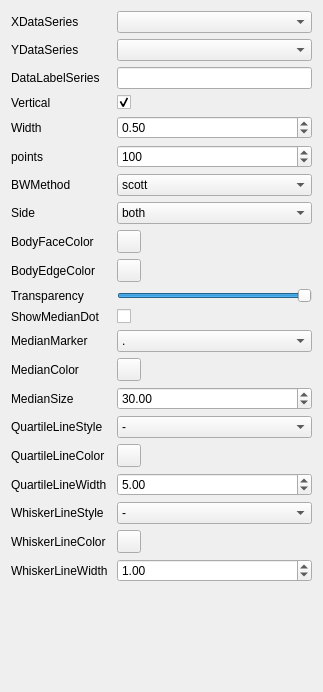
<?xml version="1.0" encoding="UTF-8"?>
<ui version="4.0">
 <class>Form</class>
 <widget class="QWidget" name="Form">
  <property name="geometry">
   <rect>
    <x>0</x>
    <y>0</y>
    <width>323</width>
    <height>692</height>
   </rect>
  </property>
  <property name="windowTitle">
   <string>Form</string>
  </property>
  <layout class="QVBoxLayout" name="verticalLayout">
   <item>
    <layout class="QFormLayout" name="formLayout">
     <item row="0" column="0">
      <widget class="QLabel" name="label_38">
       <property name="text">
        <string>XDataSeries</string>
       </property>
      </widget>
     </item>
     <item row="0" column="1">
      <widget class="QComboBox" name="x_series_combo"/>
     </item>
     <item row="1" column="0">
      <widget class="QLabel" name="y_series_label">
       <property name="minimumSize">
        <size>
         <width>100</width>
         <height>0</height>
        </size>
       </property>
       <property name="text">
        <string>YDataSeries</string>
       </property>
      </widget>
     </item>
     <item row="1" column="1">
      <widget class="QComboBox" name="y_series_combo">
       <property name="maximumSize">
        <size>
         <width>16777215</width>
         <height>16777215</height>
        </size>
       </property>
      </widget>
     </item>
     <item row="2" column="0">
      <widget class="QLabel" name="label_24">
       <property name="text">
        <string>DataLabelSeries</string>
       </property>
      </widget>
     </item>
     <item row="2" column="1">
      <widget class="QLineEdit" name="data_label_line">
       <property name="maximumSize">
        <size>
         <width>16777215</width>
         <height>16777215</height>
        </size>
       </property>
      </widget>
     </item>
     <item row="3" column="0">
      <widget class="QLabel" name="label_3">
       <property name="text">
        <string>Vertical</string>
       </property>
      </widget>
     </item>
     <item row="3" column="1">
      <widget class="QCheckBox" name="vertical_check">
       <property name="text">
        <string/>
       </property>
       <property name="checked">
        <bool>true</bool>
       </property>
      </widget>
     </item>
     <item row="4" column="0">
      <widget class="QLabel" name="label_25">
       <property name="text">
        <string>Width</string>
       </property>
      </widget>
     </item>
     <item row="4" column="1">
      <widget class="QDoubleSpinBox" name="width_spin">
       <property name="minimum">
        <double>0.010000000000000</double>
       </property>
       <property name="singleStep">
        <double>0.100000000000000</double>
       </property>
       <property name="value">
        <double>0.500000000000000</double>
       </property>
      </widget>
     </item>
     <item row="5" column="0">
      <widget class="QLabel" name="label_33">
       <property name="text">
        <string>points</string>
       </property>
      </widget>
     </item>
     <item row="5" column="1">
      <widget class="QSpinBox" name="points_spin">
       <property name="minimum">
        <number>10</number>
       </property>
       <property name="maximum">
        <number>1000000</number>
       </property>
       <property name="value">
        <number>100</number>
       </property>
      </widget>
     </item>
     <item row="6" column="0">
      <widget class="QLabel" name="label_4">
       <property name="text">
        <string>BWMethod</string>
       </property>
      </widget>
     </item>
     <item row="6" column="1">
      <widget class="QComboBox" name="method_combo">
       <item>
        <property name="text">
         <string>scott</string>
        </property>
       </item>
       <item>
        <property name="text">
         <string>silverman</string>
        </property>
       </item>
      </widget>
     </item>
     <item row="7" column="0">
      <widget class="QLabel" name="label_16">
       <property name="text">
        <string>Side</string>
       </property>
      </widget>
     </item>
     <item row="7" column="1">
      <widget class="QComboBox" name="side_combo">
       <item>
        <property name="text">
         <string>both</string>
        </property>
       </item>
       <item>
        <property name="text">
         <string>low</string>
        </property>
       </item>
       <item>
        <property name="text">
         <string>high</string>
        </property>
       </item>
      </widget>
     </item>
     <item row="8" column="0">
      <widget class="QLabel" name="label_5">
       <property name="text">
        <string>BodyFaceColor</string>
       </property>
      </widget>
     </item>
     <item row="8" column="1">
      <widget class="QToolButton" name="body_face_color_btn">
       <property name="text">
        <string/>
       </property>
      </widget>
     </item>
     <item row="9" column="0">
      <widget class="QLabel" name="label">
       <property name="text">
        <string>BodyEdgeColor</string>
       </property>
      </widget>
     </item>
     <item row="9" column="1">
      <widget class="QToolButton" name="body_edge_color_btn">
       <property name="text">
        <string/>
       </property>
      </widget>
     </item>
     <item row="10" column="0">
      <widget class="QLabel" name="label_43">
       <property name="text">
        <string>Transparency</string>
       </property>
      </widget>
     </item>
     <item row="10" column="1">
      <widget class="QSlider" name="transparency_slider">
       <property name="maximum">
        <number>100</number>
       </property>
       <property name="value">
        <number>100</number>
       </property>
       <property name="orientation">
        <enum>Qt::Orientation::Horizontal</enum>
       </property>
      </widget>
     </item>
     <item row="11" column="0">
      <widget class="QLabel" name="label_2">
       <property name="text">
        <string>ShowMedianDot</string>
       </property>
      </widget>
     </item>
     <item row="11" column="1">
      <widget class="QCheckBox" name="median_dot_check">
       <property name="text">
        <string/>
       </property>
      </widget>
     </item>
     <item row="12" column="0">
      <widget class="QLabel" name="label_8">
       <property name="text">
        <string>MedianMarker</string>
       </property>
      </widget>
     </item>
     <item row="12" column="1">
      <widget class="QComboBox" name="median_marker_combo">
       <item>
        <property name="text">
         <string>.</string>
        </property>
       </item>
       <item>
        <property name="text">
         <string>o</string>
        </property>
       </item>
       <item>
        <property name="text">
         <string>v</string>
        </property>
       </item>
       <item>
        <property name="text">
         <string>^</string>
        </property>
       </item>
       <item>
        <property name="text">
         <string>&lt;</string>
        </property>
       </item>
       <item>
        <property name="text">
         <string>&gt;</string>
        </property>
       </item>
       <item>
        <property name="text">
         <string>1</string>
        </property>
       </item>
       <item>
        <property name="text">
         <string>2</string>
        </property>
       </item>
       <item>
        <property name="text">
         <string>3</string>
        </property>
       </item>
       <item>
        <property name="text">
         <string>4</string>
        </property>
       </item>
       <item>
        <property name="text">
         <string>8</string>
        </property>
       </item>
       <item>
        <property name="text">
         <string>s</string>
        </property>
       </item>
       <item>
        <property name="text">
         <string>p</string>
        </property>
       </item>
       <item>
        <property name="text">
         <string>P</string>
        </property>
       </item>
       <item>
        <property name="text">
         <string>*</string>
        </property>
       </item>
       <item>
        <property name="text">
         <string>h</string>
        </property>
       </item>
       <item>
        <property name="text">
         <string>H</string>
        </property>
       </item>
       <item>
        <property name="text">
         <string>+</string>
        </property>
       </item>
       <item>
        <property name="text">
         <string>x</string>
        </property>
       </item>
       <item>
        <property name="text">
         <string>X</string>
        </property>
       </item>
       <item>
        <property name="text">
         <string>D</string>
        </property>
       </item>
       <item>
        <property name="text">
         <string>d</string>
        </property>
       </item>
       <item>
        <property name="text">
         <string>|</string>
        </property>
       </item>
       <item>
        <property name="text">
         <string>_</string>
        </property>
       </item>
      </widget>
     </item>
     <item row="13" column="0">
      <widget class="QLabel" name="label_9">
       <property name="text">
        <string>MedianColor</string>
       </property>
      </widget>
     </item>
     <item row="13" column="1">
      <widget class="QToolButton" name="median_color_btn">
       <property name="text">
        <string/>
       </property>
      </widget>
     </item>
     <item row="14" column="0">
      <widget class="QLabel" name="label_10">
       <property name="text">
        <string>MedianSize</string>
       </property>
      </widget>
     </item>
     <item row="14" column="1">
      <widget class="QDoubleSpinBox" name="median_size_spin">
       <property name="minimum">
        <double>0.010000000000000</double>
       </property>
       <property name="maximum">
        <double>100.000000000000000</double>
       </property>
       <property name="singleStep">
        <double>0.100000000000000</double>
       </property>
       <property name="value">
        <double>30.000000000000000</double>
       </property>
      </widget>
     </item>
     <item row="15" column="0">
      <widget class="QLabel" name="label_7">
       <property name="text">
        <string>QuartileLineStyle</string>
       </property>
      </widget>
     </item>
     <item row="15" column="1">
      <widget class="QComboBox" name="quantile_linestyle_combo">
       <item>
        <property name="text">
         <string>-</string>
        </property>
       </item>
       <item>
        <property name="text">
         <string>--</string>
        </property>
       </item>
       <item>
        <property name="text">
         <string>-.</string>
        </property>
       </item>
       <item>
        <property name="text">
         <string>:</string>
        </property>
       </item>
      </widget>
     </item>
     <item row="16" column="0">
      <widget class="QLabel" name="label_44">
       <property name="text">
        <string>QuartileLineColor</string>
       </property>
      </widget>
     </item>
     <item row="16" column="1">
      <widget class="QToolButton" name="quantile_line_color_btn">
       <property name="text">
        <string/>
       </property>
      </widget>
     </item>
     <item row="17" column="0">
      <widget class="QLabel" name="label_11">
       <property name="text">
        <string>QuartileLineWidth</string>
       </property>
      </widget>
     </item>
     <item row="17" column="1">
      <widget class="QDoubleSpinBox" name="quantile_linewidth_spin">
       <property name="minimum">
        <double>0.000000000000000</double>
       </property>
       <property name="maximum">
        <double>100.000000000000000</double>
       </property>
       <property name="singleStep">
        <double>0.100000000000000</double>
       </property>
       <property name="value">
        <double>5.000000000000000</double>
       </property>
      </widget>
     </item>
     <item row="18" column="0">
      <widget class="QLabel" name="label_12">
       <property name="text">
        <string>WhiskerLineStyle</string>
       </property>
      </widget>
     </item>
     <item row="18" column="1">
      <widget class="QComboBox" name="whisker_linestyle_combo">
       <item>
        <property name="text">
         <string>-</string>
        </property>
       </item>
       <item>
        <property name="text">
         <string>--</string>
        </property>
       </item>
       <item>
        <property name="text">
         <string>-.</string>
        </property>
       </item>
       <item>
        <property name="text">
         <string>:</string>
        </property>
       </item>
      </widget>
     </item>
     <item row="19" column="0">
      <widget class="QLabel" name="label_13">
       <property name="text">
        <string>WhiskerLineColor</string>
       </property>
      </widget>
     </item>
     <item row="19" column="1">
      <widget class="QToolButton" name="whisker_line_color_btn">
       <property name="text">
        <string/>
       </property>
      </widget>
     </item>
     <item row="20" column="0">
      <widget class="QLabel" name="label_14">
       <property name="text">
        <string>WhiskerLineWidth</string>
       </property>
      </widget>
     </item>
     <item row="20" column="1">
      <widget class="QDoubleSpinBox" name="whisker_line_width_spin">
       <property name="minimum">
        <double>0.000000000000000</double>
       </property>
       <property name="maximum">
        <double>100.000000000000000</double>
       </property>
       <property name="singleStep">
        <double>0.100000000000000</double>
       </property>
       <property name="value">
        <double>1.000000000000000</double>
       </property>
      </widget>
     </item>
    </layout>
   </item>
  </layout>
 </widget>
 <resources/>
 <connections/>
</ui>
